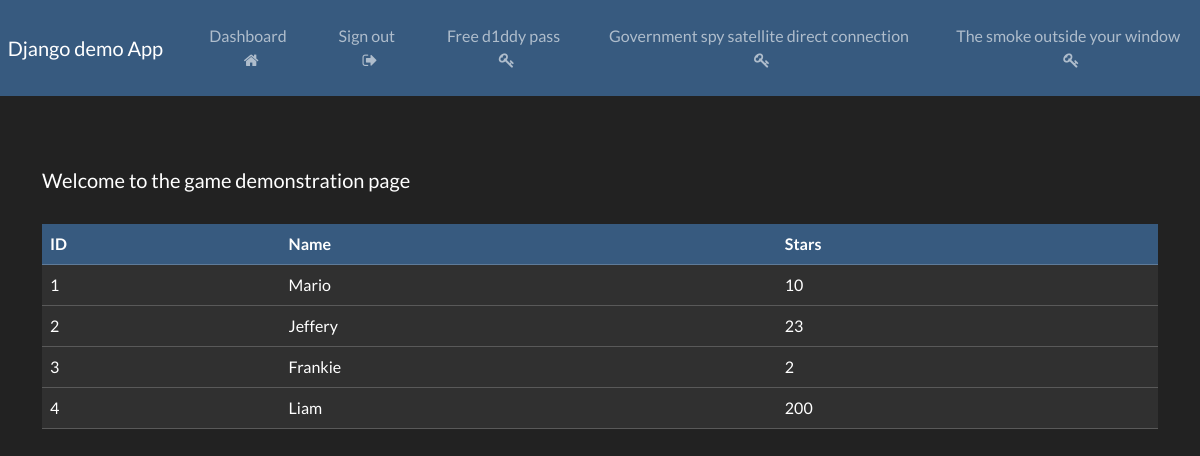
Page /game_data (signed in) on the committed database.
### website/models.py (models this page shows)
class Gamedata(models.Model):
    character_name = models.CharField(max_length = 100)
    stars = models.IntegerField()

### website/views.py (the view)
# urls.py: path('game_data', views.game_data_route, name="game_data"),
@login_required(login_url='my-login')
def game_data_route(request):
    data = Gamedata.objects.all()
    context = {'data':data}
    return render(request, 'website/game_page.html', context=context)

### website/templates/website/game_page.html
{% extends 'website/base.html' %}
{% block content %}
    <br>
    <br>
    <h5> Welcome to the game demonstration page </h5>
    <br>
    <table class= "table table-dark table-hover table-borded">
        <thead class="table-primary">
            <tr>
                <th scope="col"> ID </th>
                <th scope="col"> Name </th>
                <th scope="col"> Stars </th>
            </tr>
        </thead>
        <tbody>
        {% if data %}
            {% for row in data %}
            <tr>
                <td> {{row.id}} </td>
                <td> {{row.character_name}} </td>
                <td> {{row.stars}} </td>
            </tr>
            {% endfor %}
        {% endif %}
        </tbody>
    </table>
{% endblock %}

### rows in the picture
Gamedata: id "1", character_name "Mario", stars "10"
Gamedata: id "2", character_name "Jeffery", stars "23"
Gamedata: id "3", character_name "Frankie", stars "2"
Gamedata: id "4", character_name "Liam", stars "200"
